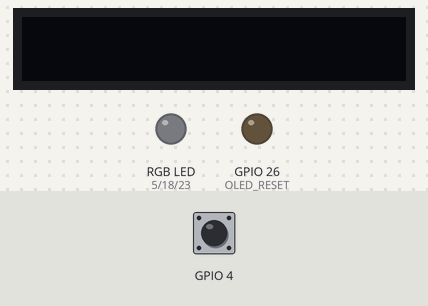
This sketch was run on a simulated ESP32. Parts: 96×16 one-colour display, an RGB LED mixed from three pins (HIGH = lit), output pins drawn as LEDs (lit = HIGH). Inputs (shaded band) come from the test bench; at power-on: GPIO 4 HIGH. WiFi joins after 1.5 s; servers stay silent unless stated; the local clock reads 2024-03-15 10:24:30 at power-on unless the sketch sets it; what the sketch prints to the serial monitor is not drawn. At 5.2 s the program puts the board to deep sleep or switches it off; the recording ends there.

Above: at 0.0 s.
At 3.0 s:
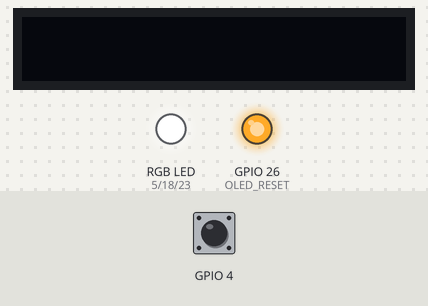
Timing chart, 0 to 5.2 s (numbered marks = the images above):
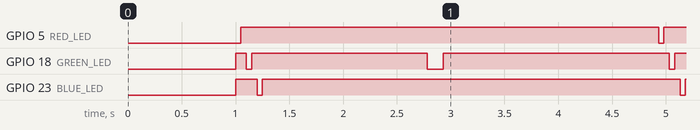

The sketch:

Touch_Wakeup_Time.ino
```cpp
/*
The ESP32 Coin Cell Board uses Tools/Board/ESP32 Dev Module
Simple Deep Sleep with Timer Wake Up Displaying Time every 15 minutes
Thanks to Adafruit and Espressif for the library filed
Boards: ESP32 Dev Module
*/

#include <WiFi.h>
#include <Wire.h>
#include "time.h"
#include <Adafruit_GFX.h>
#include <Adafruit_SSD1306.h>
#include <Adafruit_Sensor.h>

#define OLED_RESET 26

#define Threshold 40

#define BLUE_LED 23
#define RED_LED 5
#define GREEN_LED 18

#define LOGO_HEIGHT   16
#define LOGO_WIDTH    96

static const unsigned char PROGMEM logo_bmp[] =
{
    0x00, 0x00, 0x00, 0x00, 0x00, 0x00, 0x00, 0x00, 0x00, 0x00, 0x00, 0x00,
    0x00, 0x00, 0x00, 0x00, 0x00, 0x00, 0x00, 0x00, 0x00, 0x00, 0x00, 0x00,
    0x00, 0x00, 0x00, 0x00, 0x00, 0x00, 0x00, 0x00, 0x00, 0x00, 0x00, 0x00,
    0x00, 0x00, 0x00, 0x00, 0x00, 0x00, 0x00, 0x00, 0x00, 0x00, 0x00, 0x00,
    0x03, 0xf3, 0xff, 0x18, 0xe0, 0x1e, 0x01, 0x80, 0x1e, 0x03, 0xb8, 0x00,
    0x01, 0x94, 0x59, 0xac, 0xb0, 0x32, 0x00, 0x00, 0x32, 0x01, 0x98, 0x00,
    0x01, 0x87, 0x19, 0x8c, 0x30, 0x60, 0x33, 0xb4, 0x60, 0x31, 0x98, 0x00,
    0x01, 0xe3, 0xdf, 0x18, 0x60, 0x60, 0x69, 0x9a, 0x60, 0x69, 0x98, 0x00,
    0x01, 0x80, 0xd8, 0x0c, 0x40, 0x60, 0x69, 0x9a, 0x60, 0x79, 0x98, 0x00,
    0x01, 0x94, 0x58, 0x2c, 0x90, 0x26, 0x69, 0x9a, 0x26, 0x61, 0x98, 0x00,
    0x03, 0xf7, 0xbc, 0x18, 0xf0, 0x1c, 0x33, 0xfb, 0x1c, 0x3b, 0xfc, 0x00,
    0x00, 0x00, 0x00, 0x00, 0x00, 0x00, 0x00, 0x00, 0x00, 0x00, 0x00, 0x00,
    0x00, 0x00, 0x00, 0x00, 0x00, 0x00, 0x00, 0x00, 0x00, 0x00, 0x00, 0x00,
    0x00, 0x00, 0x00, 0x00, 0x00, 0x00, 0x00, 0x00, 0x00, 0x00, 0x00, 0x00,
    0x00, 0x00, 0x00, 0x00, 0x00, 0x00, 0x00, 0x00, 0x00, 0x00, 0x00, 0x00,
    0x00, 0x00, 0x00, 0x00, 0x00, 0x00, 0x00, 0x00, 0x00, 0x00, 0x00, 0x00

};

Adafruit_SSD1306 display(96, 16, &Wire, 26);
//touch_pad_t touchPin;

const char* ssid       = "SSID";
const char* password   = "PASSWORD";

const char* ntpServer = "pool.ntp.org";
const long  gmtOffset_sec = -14400;
const int   daylightOffset_sec = 3600;

RTC_DATA_ATTR int bootCount = 0;

struct tm timeinfo;

void callback()
{
  //placeholder callback function
}

void setup()
{
  Serial.begin(9600);
  delay(1000);

  pinMode(OLED_RESET, OUTPUT);
  pinMode(RED_LED, OUTPUT);
  pinMode(GREEN_LED, OUTPUT);
  pinMode(BLUE_LED, OUTPUT);

  digitalWrite(OLED_RESET, HIGH);   //Keep Oled High = 0.21mA, OLED_RESET LOW draws lots of current
  digitalWrite(RED_LED, HIGH);   //Keep off
  digitalWrite(GREEN_LED, HIGH); //Keep off
  digitalWrite(BLUE_LED, HIGH);  //Keep off

  blinkRGB();

  Wire.begin(13,14);
  display.setRotation(2);
  display.begin(SSD1306_SWITCHCAPVCC, 0x3C);

  //connect to WiFi
  Serial.printf("Connecting to %s ", ssid);
  WiFi.begin(ssid, password);
  while (WiFi.status() != WL_CONNECTED) {
      delay(500);
      Serial.print(".");
  }
  Serial.println(" CONNECTED");
  digitalWrite(GREEN_LED, LOW);
  delay(150);
  digitalWrite(GREEN_LED, HIGH);

  //testdrawbitmap();

  delay(2000);
  display.clearDisplay();

  configTime(gmtOffset_sec, daylightOffset_sec, ntpServer);   //init and get the time

  touchAttachInterrupt(T0, callback, Threshold);
  esp_sleep_enable_touchpad_wakeup();   //Configure Touchpad as wakeup source
}

void loop()
{
  if(!getLocalTime(&timeinfo))
  {
    Serial.println("Failed to obtain time");
    return;
  }
  Serial.println(&timeinfo, "%A, %B %d %Y %H:%M:%S");
  blinkRGB();
  display.ssd1306_command(SSD1306_DISPLAYON);
  display.setTextSize(1);
  display.setTextColor(WHITE);
  display.setCursor(0,0);  //over,down
  display.print(&timeinfo, "%H:%M:%S");
  display.display();
  //delay(2000);
  display.clearDisplay();
  display.ssd1306_command(SSD1306_DISPLAYOFF);

  Serial.println("Going to sleep now");
  esp_deep_sleep_start();
}


void testdrawbitmap(void)
{
  display.clearDisplay();

  display.drawBitmap(
    (display.width()  - LOGO_WIDTH ) / 2,
    (display.height() - LOGO_HEIGHT) / 2,
    logo_bmp, LOGO_WIDTH, LOGO_HEIGHT, 1);
  display.display();
  delay(2000);
  display.clearDisplay();
}

void blinkRGB(void)
{
  digitalWrite(RED_LED, LOW);   //On
  delay(50);
  digitalWrite(RED_LED, HIGH);   //Off
  delay(50);
  digitalWrite(GREEN_LED, LOW);
  delay(50);
  digitalWrite(GREEN_LED, HIGH);
  delay(50);
  digitalWrite(BLUE_LED, LOW);
  delay(50);
  digitalWrite(BLUE_LED, HIGH);
}
```

Measured:
- by itself, GPIO 5 (RED_LED): HIGH → LOW at 4.9 s, → HIGH 0.05 s later
- by itself, GPIO 18 (GREEN_LED): goes LOW 0.05 s, HIGH 1.6 s, LOW 0.15 s, HIGH 2.1 s, LOW 0.05 s, then HIGH
- by itself, GPIO 23 (BLUE_LED): alternates HIGH for 3.9 s and LOW for 0.05 s
